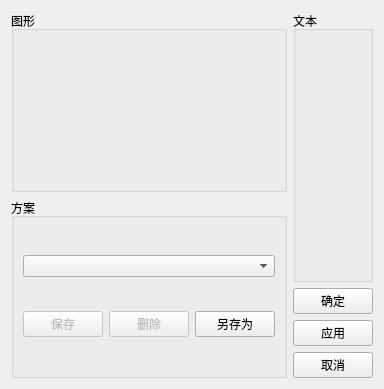
<?xml version="1.0" encoding="UTF-8"?>
<ui version="4.0">
 <class>GlobalSettingColorScheme</class>
 <widget class="QWidget" name="GlobalSettingColorScheme">
  <property name="geometry">
   <rect>
    <x>0</x>
    <y>0</y>
    <width>364</width>
    <height>389</height>
   </rect>
  </property>
  <property name="windowTitle">
   <string>颜色设置</string>
  </property>
  <layout class="QGridLayout" name="gridLayout_2">
   <item row="0" column="0">
    <layout class="QVBoxLayout" name="verticalLayout_2">
     <item>
      <widget class="QGroupBox" name="groupBoxGraphics">
       <property name="title">
        <string>图形</string>
       </property>
      </widget>
     </item>
     <item>
      <widget class="QGroupBox" name="groupBox_3">
       <property name="title">
        <string>方案</string>
       </property>
       <layout class="QGridLayout" name="gridLayout">
        <item row="0" column="0">
         <widget class="QComboBox" name="comboBoxColorScheme"/>
        </item>
        <item row="1" column="0">
         <layout class="QHBoxLayout" name="horizontalLayout">
          <item>
           <widget class="QPushButton" name="pushButtonSave">
            <property name="enabled">
             <bool>false</bool>
            </property>
            <property name="text">
             <string>保存</string>
            </property>
           </widget>
          </item>
          <item>
           <widget class="QPushButton" name="pushButtonDelete">
            <property name="enabled">
             <bool>false</bool>
            </property>
            <property name="text">
             <string>删除</string>
            </property>
           </widget>
          </item>
          <item>
           <widget class="QPushButton" name="pushButtonSaveAs">
            <property name="text">
             <string>另存为</string>
            </property>
           </widget>
          </item>
         </layout>
        </item>
       </layout>
      </widget>
     </item>
    </layout>
   </item>
   <item row="0" column="1">
    <layout class="QVBoxLayout" name="verticalLayout_3">
     <item>
      <widget class="QGroupBox" name="groupBoxText">
       <property name="title">
        <string>文本</string>
       </property>
      </widget>
     </item>
     <item>
      <layout class="QVBoxLayout" name="verticalLayout">
       <item>
        <widget class="QPushButton" name="pushButtonOK">
         <property name="text">
          <string>确定</string>
         </property>
        </widget>
       </item>
       <item>
        <widget class="QPushButton" name="pushButtonApply">
         <property name="text">
          <string>应用</string>
         </property>
        </widget>
       </item>
       <item>
        <widget class="QPushButton" name="pushButtonCancel">
         <property name="text">
          <string>取消</string>
         </property>
        </widget>
       </item>
      </layout>
     </item>
    </layout>
   </item>
  </layout>
 </widget>
 <resources/>
 <connections/>
</ui>
